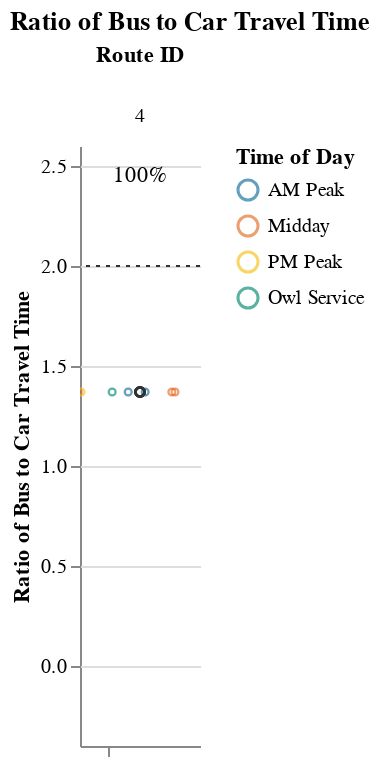
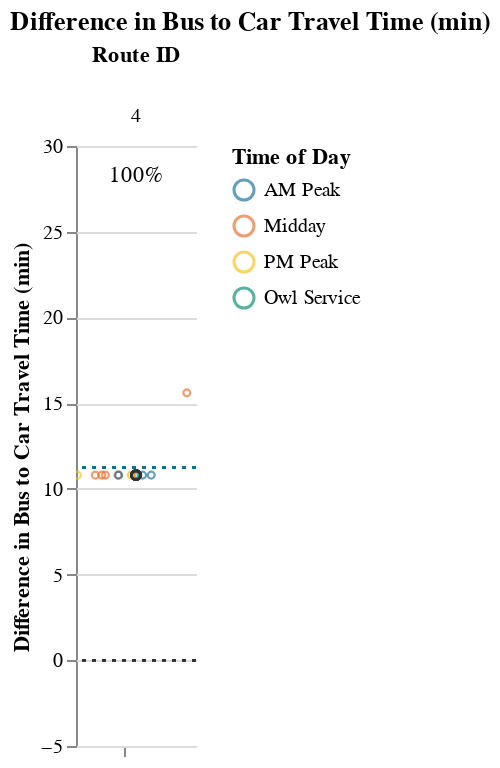

Source (notebook cell) for these figures, in order:
### Markdown cell above
## Viable Competitive Routes
### Short Routes (< 1 hr)

### Code cell
# Allow for possibility that operator doesn't have routes that fall into certain route_groups
# But, jupyterbook will not like markdown with f-string
# separate out route_group and put in each cell, and use try/except + if to display...
# but all 3 route groups must be displayed. just add sentence about why no routes were returned at the end
route_group = "short"
try:
    subset_routes, mult, diff  = setup_charts(df, PCT_COMPETITIVE_THRESHOLD, route_group)
    
    if len(subset_routes) > 0:
        display(
            Markdown(
                f"{CAPTIONS_DICT[route_group]}"
                "Within each route group, routes are sorted in descending order "
                "by % competitive trips and # trips below the additional time cut-off."
            )
        )

        display(mult)
        display(diff)
except:
    print("No routes meet this criteria.")

### Figure 1 — Vega-Lite specification as saved in the notebook (floating-point values rounded to 4 significant figures)
{"config": {"view": {"continuousWidth": 400, "continuousHeight": 300, "stroke": null}, "facet": {"spacing": 0}}, "data": {"name": "data-56c7bb00429f41e722cad2640e1cb170"}, "facet": {"column": {"field": "route_id", "sort": ["4"], "title": "Route ID", "type": "nominal"}}, "spec": {"layer": [{"mark": {"type": "point", "opacity": 0.65, "size": 12, "strokeWidth": 1.1}, "encoding": {"color": {"field": "time_of_day", "scale": {"range": ["#136C97", "#E16B26", "#F6BF16", "#00896B", "#7790A3", "#5B559C"]}, "sort": ["AM Peak", "Midday", "PM Peak", "Owl Service"], "title": "Time of Day", "type": "nominal"}, "tooltip": [{"field": "route_id", "type": "nominal"}, {"field": "trip_id", "type": "nominal"}, {"field": "service_hours", "type": "quantitative"}, {"field": "car_duration_hours", "type": "quantitative"}, {"field": "bus_multiplier", "type": "quantitative"}, {"field": "bus_difference", "type": "quantitative"}, {"field": "num_trips", "type": "quantitative"}, {"field": "num_competitive", "type": "quantitative"}, {"field": "pct_trips_competitive", "type": "quantitative"}, {"field": "p25", "type": "quantitative"}, {"field": "p50", "type": "quantitative"}, {"field": "p75", "type": "quantitative"}], "x": {"axis": {"grid": false, "labels": false, "ticks": true, "values": [0]}, "field": "jitter", "scale": {}, "title": null, "type": "quantitative"}, "y": {"field": "bus_multiplier", "scale": {"domain": [-0.25, 2.5]}, "title": "Ratio of Bus to Car Travel Time", "type": "quantitative"}}, "selection": {"selector001": {"type": "interval", "bind": "scales", "encodings": ["x", "y"]}}, "transform": [{"calculate": "sqrt(-2*log(random()))*cos(2*PI*random())", "as": "jitter"}], "width": 60}, {"layer": [{"mark": {"type": "point", "opacity": 0.6, "size": 20, "strokeWidth": 1.3}, "encoding": {"color": {"value": "#323434"}, "y": {"field": "bus_multiplier", "type": "quantitative"}}, "transform": [{"filter": "(datum.p50_trip === 1)"}]}, {"mark": {"type": "rule", "strokeDash": [2, 3]}, "encoding": {"color": {"value": "#323434"}, "y": {"field": "cutoff", "type": "quantitative"}}}, {"mark": {"type": "text", "align": "center", "baseline": "middle"}, "encoding": {"color": {"value": "black"}, "text": {"field": "pct_trips_competitive", "format": ".0%", "type": "quantitative"}, "tooltip": [{"field": "route_id", "type": "nominal"}, {"field": "trip_id", "type": "nominal"}, {"field": "service_hours", "type": "quantitative"}, {"field": "car_duration_hours", "type": "quantitative"}, {"field": "bus_multiplier", "type": "quantitative"}, {"field": "bus_difference", "type": "quantitative"}, {"field": "num_trips", "type": "quantitative"}, {"field": "num_competitive", "type": "quantitative"}, {"field": "pct_trips_competitive", "type": "quantitative"}, {"field": "p25", "type": "quantitative"}, {"field": "p50", "type": "quantitative"}, {"field": "p75", "type": "quantitative"}], "x": {"value": 30}, "y": {"value": 15}}, "transform": [{"calculate": "sqrt(-2*log(random()))*cos(2*PI*random())", "as": "jitter"}, {"filter": "(datum.fastest_trip === 1)"}]}]}]}, "resolve": {"scale": {"y": "shared"}}, "title": "Ratio of Bus to Car Travel Time", "$schema": "https://vega.github.io/schema/vega-lite/v4.17.0.json", "datasets": {"data-56c7bb00429f41e722cad2640e1cb170": [{"calitp_itp_id": 169, "trip_key": 8504394683595840799, "trip_id": "4WD4_0730", "shape_id": "4", "route_id": "4", "service_hours": 0.67, "trip_first_departure_ts": 27000, "trip_last_arrival_ts": 29400, "departure_hour": 7, "time_of_day": "AM Peak", "p25": 0.67, "p50": 0.67, "p75": 0.67, "p50_trip": 1, "fastest_trip": 0, "car_duration_hours": 0.49, "competitive_route": 1, "bus_multiplier": 1.37, "bus_difference": 10.8, "num_trips": 13, "num_competitive": 13, "pct_trips_competitive": 1.0, "bus_difference_spread": 4.8, "route_group": "short", "max_trip_hrs": 0.75, "max_trip_route_group": 0.75, "name": "City of Lompoc", "caltrans_district": "05 - San Luis Obispo", "drmt_organization_name": null, "cutoff2": 11.25, "cutoff": 2}, {"calitp_itp_id": 169, "trip_key": -1319761161373192009, "trip_id": "4WD4_1810", "shape_id": "4", "route_id": "4", "service_hours": 0.67, "trip_first_departure_ts": 65400, "trip_last_arrival_ts": 67800, "departure_hour": 18, "time_of_day": "PM Peak", "p25": 0.67, "p50": 0.67, "p75": 0.67, "p50_trip": 1, "fastest_trip": 1, "car_duration_hours": 0.49, "competitive_route": 1, "bus_multiplier": 1.37, "bus_difference": 10.8, "num_trips": 13, "num_competitive": 13, "pct_trips_competitive": 1.0, "bus_difference_spread": 4.8, "route_group": "short", "max_trip_hrs": 0.75, "max_trip_route_group": 0.75, "name": "City of Lompoc", "caltrans_district": "05 - San Luis Obispo", "drmt_organization_name": null, "cutoff2": 11.25, "cutoff": 2}, {"calitp_itp_id": 169, "trip_key": 9154244766636679984, "trip_id": "4WD4_1200", "shape_id": "4", "route_id": "4", "service_hours": 0.67, "trip_first_departure_ts": 43200, "trip_last_arrival_ts": 45600, "departure_hour": 12, "time_of_day": "Midday", "p25": 0.67, "p50": 0.67, "p75": 0.67, "p50_trip": 1, "fastest_trip": 0, "car_duration_hours": 0.49, "competitive_route": 1, "bus_multiplier": 1.37, "bus_difference": 10.8, "num_trips": 13, "num_competitive": 13, "pct_trips_competitive": 1.0, "bus_difference_spread": 4.8, "route_group": "short", "max_trip_hrs": 0.75, "max_trip_route_group": 0.75, "name": "City of Lompoc", "caltrans_district": "05 - San Luis Obispo", "drmt_organization_name": null, "cutoff2": 11.25, "cutoff": 2}, {"calitp_itp_id": 169, "trip_key": 556556040370590171, "trip_id": "4WD4_1410", "shape_id": "4", "route_id": "4", "service_hours": 0.67, "trip_first_departure_ts": 51000, "trip_last_arrival_ts": 53400, "departure_hour": 14, "time_of_day": "Midday", "p25": 0.67, "p50": 0.67, "p75": 0.67, "p50_trip": 1, "fastest_trip": 0, "car_duration_hours": 0.49, "competitive_route": 1, "bus_multiplier": 1.37, "bus_difference": 10.8, "num_trips": 13, "num_competitive": 13, "pct_trips_competitive": 1.0, "bus_difference_spread": 4.8, "route_group": "short", "max_trip_hrs": 0.75, "max_trip_route_group": 0.75, "name": "City of Lompoc", "caltrans_district": "05 - San Luis Obispo", "drmt_organization_name": null, "cutoff2": 11.25, "cutoff": 2}, {"calitp_itp_id": 169, "trip_key": 2922932511440967982, "trip_id": "4WD4_0920", "shape_id": "4", "route_id": "4", "service_hours": 0.67, "trip_first_departure_ts": 33600, "trip_last_arrival_ts": 36000, "departure_hour": 9, "time_of_day": "AM Peak", "p25": 0.67, "p50": 0.67, "p75": 0.67, "p50_trip": 1, "fastest_trip": 0, "car_duration_hours": 0.49, "competitive_route": 1, "bus_multiplier": 1.37, "bus_difference": 10.8, "num_trips": 13, "num_competitive": 13, "pct_trips_competitive": 1.0, "bus_difference_spread": 4.8, "route_group": "short", "max_trip_hrs": 0.75, "max_trip_route_group": 0.75, "name": "City of Lompoc", "caltrans_district": "05 - San Luis Obispo", "drmt_organization_name": null, "cutoff2": 11.25, "cutoff": 2}, {"calitp_itp_id": 169, "trip_key": -9208915081489960036, "trip_id": "4WD4_1605", "shape_id": "4", "route_id": "4", "service_hours": 0.67, "trip_first_departure_ts": 57900, "trip_last_arrival_ts": 60300, "departure_hour": 16, "time_of_day": "Midday", "p25": 0.67, "p50": 0.67, "p75": 0.67, "p50_trip": 1, "fastest_trip": 0, "car_duration_hours": 0.49, "competitive_route": 1, "bus_multiplier": 1.37, "bus_difference": 10.8, "num_trips": 13, "num_competitive": 13, "pct_trips_competitive": 1.0, "bus_difference_spread": 4.8, "route_group": "short", "max_trip_hrs": 0.75, "max_trip_route_group": 0.75, "name": "City of Lompoc", "caltrans_district": "05 - San Luis Obispo", "drmt_organization_name": null, "cutoff2": 11.25, "cutoff": 2}, {"calitp_itp_id": 169, "trip_key": 4890501087560087340, "trip_id": "4WD4_1705", "shape_id": "4", "route_id": "4", "service_hours": 0.67, "trip_first_departure_ts": 61500, "trip_last_arrival_ts": 63900, "departure_hour": 17, "time_of_day": "PM Peak", "p25": 0.67, "p50": 0.67, "p75": 0.67, "p50_trip": 1, "fastest_trip": 0, "car_duration_hours": 0.49, "competitive_route": 1, "bus_multiplier": 1.37, "bus_difference": 10.8, "num_trips": 13, "num_competitive": 13, "pct_trips_competitive": 1.0, "bus_difference_spread": 4.8, "route_group": "short", "max_trip_hrs": 0.75, "max_trip_route_group": 0.75, "name": "City of Lompoc", "caltrans_district": "05 - San Luis Obispo", "drmt_organization_name": null, "cutoff2": 11.25, "cutoff": 2}, {"calitp_itp_id": 169, "trip_key": 3679126944593202499, "trip_id": "4WD4_1300", "shape_id": "4", "route_id": "4", "service_hours": 0.67, "trip_first_departure_ts": 46800, "trip_last_arrival_ts": 49200, "departure_hour": 13, "time_of_day": "Midday", "p25": 0.67, "p50": 0.67, "p75": 0.67, "p50_trip": 1, "fastest_trip": 0, "car_duration_hours": 0.49, "competitive_route": 1, "bus_multiplier": 1.37, "bus_difference": 10.8, "num_trips": 13, "num_competitive": 13, "pct_trips_competitive": 1.0, "bus_difference_spread": 4.8, "route_group": "short", "max_trip_hrs": 0.75, "max_trip_route_group": 0.75, "name": "City of Lompoc", "caltrans_district": "05 - San Luis Obispo", "drmt_organization_name": null, "cutoff2": 11.25, "cutoff": 2}, {"calitp_itp_id": 169, "trip_key": -1259858306519949312, "trip_id": "4WD4_1010", "shape_id": "4", "route_id": "4", "service_hours": 0.67, "trip_first_departure_ts": 36600, "trip_last_arrival_ts": 39000, "departure_hour": 10, "time_of_day": "Midday", "p25": 0.67, "p50": 0.67, "p75": 0.67, "p50_trip": 1, "fastest_trip": 0, "car_duration_hours": 0.49, "competitive_route": 1, "bus_multiplier": 1.37, "bus_difference": 10.8, "num_trips": 13, "num_competitive": 13, "pct_trips_competitive": 1.0, "bus_difference_spread": 4.8, "route_group": "short", "max_trip_hrs": 0.75, "max_trip_route_group": 0.75, "name": "City of Lompoc", "caltrans_district": "05 - San Luis Obispo", "drmt_organization_name": null, "cutoff2": 11.25, "cutoff": 2}, {"calitp_itp_id": 169, "trip_key": 4521865064862470904, "trip_id": "4WD4_0830", "shape_id": "4", "route_id": "4", "service_hours": 0.67, "trip_first_departure_ts": 30600, "trip_last_arrival_ts": 33000, "departure_hour": 8, "time_of_day": "AM Peak", "p25": 0.67, "p50": 0.67, "p75": 0.67, "p50_trip": 1, "fastest_trip": 0, "car_duration_hours": 0.49, "competitive_route": 1, "bus_multiplier": 1.37, "bus_difference": 10.8, "num_trips": 13, "num_competitive": 13, "pct_trips_competitive": 1.0, "bus_difference_spread": 4.8, "route_group": "short", "max_trip_hrs": 0.75, "max_trip_route_group": 0.75, "name": "City of Lompoc", "caltrans_district": "05 - San Luis Obispo", "drmt_organization_name": null, "cutoff2": 11.25, "cutoff": 2}, {"calitp_itp_id": 169, "trip_key": -3546659902049638393, "trip_id": "4WD4_1505", "shape_id": "4", "route_id": "4", "service_hours": 0.67, "trip_first_departure_ts": 54300, "trip_last_arrival_ts": 56700, "departure_hour": 15, "time_of_day": "Midday", "p25": 0.67, "p50": 0.67, "p75": 0.67, "p50_trip": 1, "fastest_trip": 0, "car_duration_hours": 0.49, "competitive_route": 1, "bus_multiplier": 1.37, "bus_difference": 10.8, "num_trips": 13, "num_competitive": 13, "pct_trips_competitive": 1.0, "bus_difference_spread": 4.8, "route_group": "short", "max_trip_hrs": 0.75, "max_trip_route_group": 0.75, "name": "City of Lompoc", "caltrans_district": "05 - San Luis Obispo", "drmt_organization_name": null, "cutoff2": 11.25, "cutoff": 2}, {"calitp_itp_id": 169, "trip_key": -8490789065852044950, "trip_id": "4WD4_0645", "shape_id": "4", "route_id": "4", "service_hours": 0.67, "trip_first_departure_ts": 24300, "trip_last_arrival_ts": 26700, "departure_hour": 6, "time_of_day": "Owl Service", "p25": 0.67, "p50": 0.67, "p75": 0.67, "p50_trip": 1, "fastest_trip": 0, "car_duration_hours": 0.49, "competitive_route": 1, "bus_multiplier": 1.37, "bus_difference": 10.8, "num_trips": 13, "num_competitive": 13, "pct_trips_competitive": 1.0, "bus_difference_spread": 4.8, "route_group": "short", "max_trip_hrs": 0.75, "max_trip_route_group": 0.75, "name": "City of Lompoc", "caltrans_district": "05 - San Luis Obispo", "drmt_organization_name": null, "cutoff2": 11.25, "cutoff": 2}, {"calitp_itp_id": 169, "trip_key": -3562724501317748380, "trip_id": "4WD4_1105", "shape_id": "4", "route_id": "4", "service_hours": 0.75, "trip_first_departure_ts": 39900, "trip_last_arrival_ts": 42600, "departure_hour": 11, "time_of_day": "Midday", "p25": 0.67, "p50": 0.67, "p75": 0.67, "p50_trip": 0, "fastest_trip": 0, "car_duration_hours": 0.49, "competitive_route": 1, "bus_multiplier": 1.53, "bus_difference": 15.6, "num_trips": 13, "num_competitive": 13, "pct_trips_competitive": 1.0, "bus_difference_spread": 4.8, "route_group": "short", "max_trip_hrs": 0.75, "max_trip_route_group": 0.75, "name": "City of Lompoc", "caltrans_district": "05 - San Luis Obispo", "drmt_organization_name": null, "cutoff2": 11.25, "cutoff": 2}]}}

### Figure 2 — Vega-Lite specification as saved in the notebook (floating-point values rounded to 4 significant figures)
{"config": {"view": {"continuousWidth": 400, "continuousHeight": 300, "stroke": null}, "facet": {"spacing": 0}}, "data": {"name": "data-d0dae97fedb5dcc22ba37e0c2fc4d0f4"}, "facet": {"column": {"field": "route_id", "sort": ["4"], "title": "Route ID", "type": "nominal"}}, "spec": {"layer": [{"mark": {"type": "point", "opacity": 0.65, "size": 12, "strokeWidth": 1.1}, "encoding": {"color": {"field": "time_of_day", "scale": {"range": ["#136C97", "#E16B26", "#F6BF16", "#00896B", "#7790A3", "#5B559C"]}, "sort": ["AM Peak", "Midday", "PM Peak", "Owl Service"], "title": "Time of Day", "type": "nominal"}, "tooltip": [{"field": "route_id", "type": "nominal"}, {"field": "trip_id", "type": "nominal"}, {"field": "service_hours", "type": "quantitative"}, {"field": "car_duration_hours", "type": "quantitative"}, {"field": "bus_multiplier", "type": "quantitative"}, {"field": "bus_difference", "type": "quantitative"}, {"field": "num_trips", "type": "quantitative"}, {"field": "num_competitive", "type": "quantitative"}, {"field": "pct_trips_competitive", "type": "quantitative"}, {"field": "p25", "type": "quantitative"}, {"field": "p50", "type": "quantitative"}, {"field": "p75", "type": "quantitative"}], "x": {"axis": {"grid": false, "labels": false, "ticks": true, "values": [0]}, "field": "jitter", "scale": {}, "title": null, "type": "quantitative"}, "y": {"field": "bus_difference", "scale": {"domain": [-5, 27.6]}, "title": "Difference in Bus to Car Travel Time (min)", "type": "quantitative"}}, "selection": {"selector002": {"type": "interval", "bind": "scales", "encodings": ["x", "y"]}}, "transform": [{"calculate": "sqrt(-2*log(random()))*cos(2*PI*random())", "as": "jitter"}], "width": 60}, {"layer": [{"mark": {"type": "point", "opacity": 0.6, "size": 20, "strokeWidth": 1.3}, "encoding": {"color": {"value": "#323434"}, "y": {"field": "bus_difference", "type": "quantitative"}}, "transform": [{"filter": "(datum.p50_trip === 1)"}]}, {"mark": {"type": "rule", "strokeDash": [2, 3]}, "encoding": {"color": {"value": "#323434"}, "y": {"field": "cutoff", "type": "quantitative"}}}, {"mark": {"type": "rule", "strokeDash": [2, 3]}, "encoding": {"color": {"value": "#136C97"}, "y": {"field": "cutoff2", "type": "quantitative"}}}, {"mark": {"type": "text", "align": "center", "baseline": "middle"}, "encoding": {"color": {"value": "black"}, "text": {"field": "pct_trips_competitive", "format": ".0%", "type": "quantitative"}, "tooltip": [{"field": "route_id", "type": "nominal"}, {"field": "trip_id", "type": "nominal"}, {"field": "service_hours", "type": "quantitative"}, {"field": "car_duration_hours", "type": "quantitative"}, {"field": "bus_multiplier", "type": "quantitative"}, {"field": "bus_difference", "type": "quantitative"}, {"field": "num_trips", "type": "quantitative"}, {"field": "num_competitive", "type": "quantitative"}, {"field": "pct_trips_competitive", "type": "quantitative"}, {"field": "p25", "type": "quantitative"}, {"field": "p50", "type": "quantitative"}, {"field": "p75", "type": "quantitative"}], "x": {"value": 30}, "y": {"value": 15}}, "transform": [{"calculate": "sqrt(-2*log(random()))*cos(2*PI*random())", "as": "jitter"}, {"filter": "(datum.fastest_trip === 1)"}]}]}]}, "resolve": {"scale": {"y": "shared"}}, "title": "Difference in Bus to Car Travel Time (min)", "$schema": "https://vega.github.io/schema/vega-lite/v4.17.0.json", "datasets": {"data-d0dae97fedb5dcc22ba37e0c2fc4d0f4": [{"calitp_itp_id": 169, "trip_key": 8504394683595840799, "trip_id": "4WD4_0730", "shape_id": "4", "route_id": "4", "service_hours": 0.67, "trip_first_departure_ts": 27000, "trip_last_arrival_ts": 29400, "departure_hour": 7, "time_of_day": "AM Peak", "p25": 0.67, "p50": 0.67, "p75": 0.67, "p50_trip": 1, "fastest_trip": 0, "car_duration_hours": 0.49, "competitive_route": 1, "bus_multiplier": 1.37, "bus_difference": 10.8, "num_trips": 13, "num_competitive": 13, "pct_trips_competitive": 1.0, "bus_difference_spread": 4.8, "route_group": "short", "max_trip_hrs": 0.75, "max_trip_route_group": 0.75, "name": "City of Lompoc", "caltrans_district": "05 - San Luis Obispo", "drmt_organization_name": null, "cutoff2": 11.25, "cutoff": 0}, {"calitp_itp_id": 169, "trip_key": -1319761161373192009, "trip_id": "4WD4_1810", "shape_id": "4", "route_id": "4", "service_hours": 0.67, "trip_first_departure_ts": 65400, "trip_last_arrival_ts": 67800, "departure_hour": 18, "time_of_day": "PM Peak", "p25": 0.67, "p50": 0.67, "p75": 0.67, "p50_trip": 1, "fastest_trip": 1, "car_duration_hours": 0.49, "competitive_route": 1, "bus_multiplier": 1.37, "bus_difference": 10.8, "num_trips": 13, "num_competitive": 13, "pct_trips_competitive": 1.0, "bus_difference_spread": 4.8, "route_group": "short", "max_trip_hrs": 0.75, "max_trip_route_group": 0.75, "name": "City of Lompoc", "caltrans_district": "05 - San Luis Obispo", "drmt_organization_name": null, "cutoff2": 11.25, "cutoff": 0}, {"calitp_itp_id": 169, "trip_key": 9154244766636679984, "trip_id": "4WD4_1200", "shape_id": "4", "route_id": "4", "service_hours": 0.67, "trip_first_departure_ts": 43200, "trip_last_arrival_ts": 45600, "departure_hour": 12, "time_of_day": "Midday", "p25": 0.67, "p50": 0.67, "p75": 0.67, "p50_trip": 1, "fastest_trip": 0, "car_duration_hours": 0.49, "competitive_route": 1, "bus_multiplier": 1.37, "bus_difference": 10.8, "num_trips": 13, "num_competitive": 13, "pct_trips_competitive": 1.0, "bus_difference_spread": 4.8, "route_group": "short", "max_trip_hrs": 0.75, "max_trip_route_group": 0.75, "name": "City of Lompoc", "caltrans_district": "05 - San Luis Obispo", "drmt_organization_name": null, "cutoff2": 11.25, "cutoff": 0}, {"calitp_itp_id": 169, "trip_key": 556556040370590171, "trip_id": "4WD4_1410", "shape_id": "4", "route_id": "4", "service_hours": 0.67, "trip_first_departure_ts": 51000, "trip_last_arrival_ts": 53400, "departure_hour": 14, "time_of_day": "Midday", "p25": 0.67, "p50": 0.67, "p75": 0.67, "p50_trip": 1, "fastest_trip": 0, "car_duration_hours": 0.49, "competitive_route": 1, "bus_multiplier": 1.37, "bus_difference": 10.8, "num_trips": 13, "num_competitive": 13, "pct_trips_competitive": 1.0, "bus_difference_spread": 4.8, "route_group": "short", "max_trip_hrs": 0.75, "max_trip_route_group": 0.75, "name": "City of Lompoc", "caltrans_district": "05 - San Luis Obispo", "drmt_organization_name": null, "cutoff2": 11.25, "cutoff": 0}, {"calitp_itp_id": 169, "trip_key": 2922932511440967982, "trip_id": "4WD4_0920", "shape_id": "4", "route_id": "4", "service_hours": 0.67, "trip_first_departure_ts": 33600, "trip_last_arrival_ts": 36000, "departure_hour": 9, "time_of_day": "AM Peak", "p25": 0.67, "p50": 0.67, "p75": 0.67, "p50_trip": 1, "fastest_trip": 0, "car_duration_hours": 0.49, "competitive_route": 1, "bus_multiplier": 1.37, "bus_difference": 10.8, "num_trips": 13, "num_competitive": 13, "pct_trips_competitive": 1.0, "bus_difference_spread": 4.8, "route_group": "short", "max_trip_hrs": 0.75, "max_trip_route_group": 0.75, "name": "City of Lompoc", "caltrans_district": "05 - San Luis Obispo", "drmt_organization_name": null, "cutoff2": 11.25, "cutoff": 0}, {"calitp_itp_id": 169, "trip_key": -9208915081489960036, "trip_id": "4WD4_1605", "shape_id": "4", "route_id": "4", "service_hours": 0.67, "trip_first_departure_ts": 57900, "trip_last_arrival_ts": 60300, "departure_hour": 16, "time_of_day": "Midday", "p25": 0.67, "p50": 0.67, "p75": 0.67, "p50_trip": 1, "fastest_trip": 0, "car_duration_hours": 0.49, "competitive_route": 1, "bus_multiplier": 1.37, "bus_difference": 10.8, "num_trips": 13, "num_competitive": 13, "pct_trips_competitive": 1.0, "bus_difference_spread": 4.8, "route_group": "short", "max_trip_hrs": 0.75, "max_trip_route_group": 0.75, "name": "City of Lompoc", "caltrans_district": "05 - San Luis Obispo", "drmt_organization_name": null, "cutoff2": 11.25, "cutoff": 0}, {"calitp_itp_id": 169, "trip_key": 4890501087560087340, "trip_id": "4WD4_1705", "shape_id": "4", "route_id": "4", "service_hours": 0.67, "trip_first_departure_ts": 61500, "trip_last_arrival_ts": 63900, "departure_hour": 17, "time_of_day": "PM Peak", "p25": 0.67, "p50": 0.67, "p75": 0.67, "p50_trip": 1, "fastest_trip": 0, "car_duration_hours": 0.49, "competitive_route": 1, "bus_multiplier": 1.37, "bus_difference": 10.8, "num_trips": 13, "num_competitive": 13, "pct_trips_competitive": 1.0, "bus_difference_spread": 4.8, "route_group": "short", "max_trip_hrs": 0.75, "max_trip_route_group": 0.75, "name": "City of Lompoc", "caltrans_district": "05 - San Luis Obispo", "drmt_organization_name": null, "cutoff2": 11.25, "cutoff": 0}, {"calitp_itp_id": 169, "trip_key": 3679126944593202499, "trip_id": "4WD4_1300", "shape_id": "4", "route_id": "4", "service_hours": 0.67, "trip_first_departure_ts": 46800, "trip_last_arrival_ts": 49200, "departure_hour": 13, "time_of_day": "Midday", "p25": 0.67, "p50": 0.67, "p75": 0.67, "p50_trip": 1, "fastest_trip": 0, "car_duration_hours": 0.49, "competitive_route": 1, "bus_multiplier": 1.37, "bus_difference": 10.8, "num_trips": 13, "num_competitive": 13, "pct_trips_competitive": 1.0, "bus_difference_spread": 4.8, "route_group": "short", "max_trip_hrs": 0.75, "max_trip_route_group": 0.75, "name": "City of Lompoc", "caltrans_district": "05 - San Luis Obispo", "drmt_organization_name": null, "cutoff2": 11.25, "cutoff": 0}, {"calitp_itp_id": 169, "trip_key": -1259858306519949312, "trip_id": "4WD4_1010", "shape_id": "4", "route_id": "4", "service_hours": 0.67, "trip_first_departure_ts": 36600, "trip_last_arrival_ts": 39000, "departure_hour": 10, "time_of_day": "Midday", "p25": 0.67, "p50": 0.67, "p75": 0.67, "p50_trip": 1, "fastest_trip": 0, "car_duration_hours": 0.49, "competitive_route": 1, "bus_multiplier": 1.37, "bus_difference": 10.8, "num_trips": 13, "num_competitive": 13, "pct_trips_competitive": 1.0, "bus_difference_spread": 4.8, "route_group": "short", "max_trip_hrs": 0.75, "max_trip_route_group": 0.75, "name": "City of Lompoc", "caltrans_district": "05 - San Luis Obispo", "drmt_organization_name": null, "cutoff2": 11.25, "cutoff": 0}, {"calitp_itp_id": 169, "trip_key": 4521865064862470904, "trip_id": "4WD4_0830", "shape_id": "4", "route_id": "4", "service_hours": 0.67, "trip_first_departure_ts": 30600, "trip_last_arrival_ts": 33000, "departure_hour": 8, "time_of_day": "AM Peak", "p25": 0.67, "p50": 0.67, "p75": 0.67, "p50_trip": 1, "fastest_trip": 0, "car_duration_hours": 0.49, "competitive_route": 1, "bus_multiplier": 1.37, "bus_difference": 10.8, "num_trips": 13, "num_competitive": 13, "pct_trips_competitive": 1.0, "bus_difference_spread": 4.8, "route_group": "short", "max_trip_hrs": 0.75, "max_trip_route_group": 0.75, "name": "City of Lompoc", "caltrans_district": "05 - San Luis Obispo", "drmt_organization_name": null, "cutoff2": 11.25, "cutoff": 0}, {"calitp_itp_id": 169, "trip_key": -3546659902049638393, "trip_id": "4WD4_1505", "shape_id": "4", "route_id": "4", "service_hours": 0.67, "trip_first_departure_ts": 54300, "trip_last_arrival_ts": 56700, "departure_hour": 15, "time_of_day": "Midday", "p25": 0.67, "p50": 0.67, "p75": 0.67, "p50_trip": 1, "fastest_trip": 0, "car_duration_hours": 0.49, "competitive_route": 1, "bus_multiplier": 1.37, "bus_difference": 10.8, "num_trips": 13, "num_competitive": 13, "pct_trips_competitive": 1.0, "bus_difference_spread": 4.8, "route_group": "short", "max_trip_hrs": 0.75, "max_trip_route_group": 0.75, "name": "City of Lompoc", "caltrans_district": "05 - San Luis Obispo", "drmt_organization_name": null, "cutoff2": 11.25, "cutoff": 0}, {"calitp_itp_id": 169, "trip_key": -8490789065852044950, "trip_id": "4WD4_0645", "shape_id": "4", "route_id": "4", "service_hours": 0.67, "trip_first_departure_ts": 24300, "trip_last_arrival_ts": 26700, "departure_hour": 6, "time_of_day": "Owl Service", "p25": 0.67, "p50": 0.67, "p75": 0.67, "p50_trip": 1, "fastest_trip": 0, "car_duration_hours": 0.49, "competitive_route": 1, "bus_multiplier": 1.37, "bus_difference": 10.8, "num_trips": 13, "num_competitive": 13, "pct_trips_competitive": 1.0, "bus_difference_spread": 4.8, "route_group": "short", "max_trip_hrs": 0.75, "max_trip_route_group": 0.75, "name": "City of Lompoc", "caltrans_district": "05 - San Luis Obispo", "drmt_organization_name": null, "cutoff2": 11.25, "cutoff": 0}, {"calitp_itp_id": 169, "trip_key": -3562724501317748380, "trip_id": "4WD4_1105", "shape_id": "4", "route_id": "4", "service_hours": 0.75, "trip_first_departure_ts": 39900, "trip_last_arrival_ts": 42600, "departure_hour": 11, "time_of_day": "Midday", "p25": 0.67, "p50": 0.67, "p75": 0.67, "p50_trip": 0, "fastest_trip": 0, "car_duration_hours": 0.49, "competitive_route": 1, "bus_multiplier": 1.53, "bus_difference": 15.6, "num_trips": 13, "num_competitive": 13, "pct_trips_competitive": 1.0, "bus_difference_spread": 4.8, "route_group": "short", "max_trip_hrs": 0.75, "max_trip_route_group": 0.75, "name": "City of Lompoc", "caltrans_district": "05 - San Luis Obispo", "drmt_organization_name": null, "cutoff2": 11.25, "cutoff": 0}]}}
